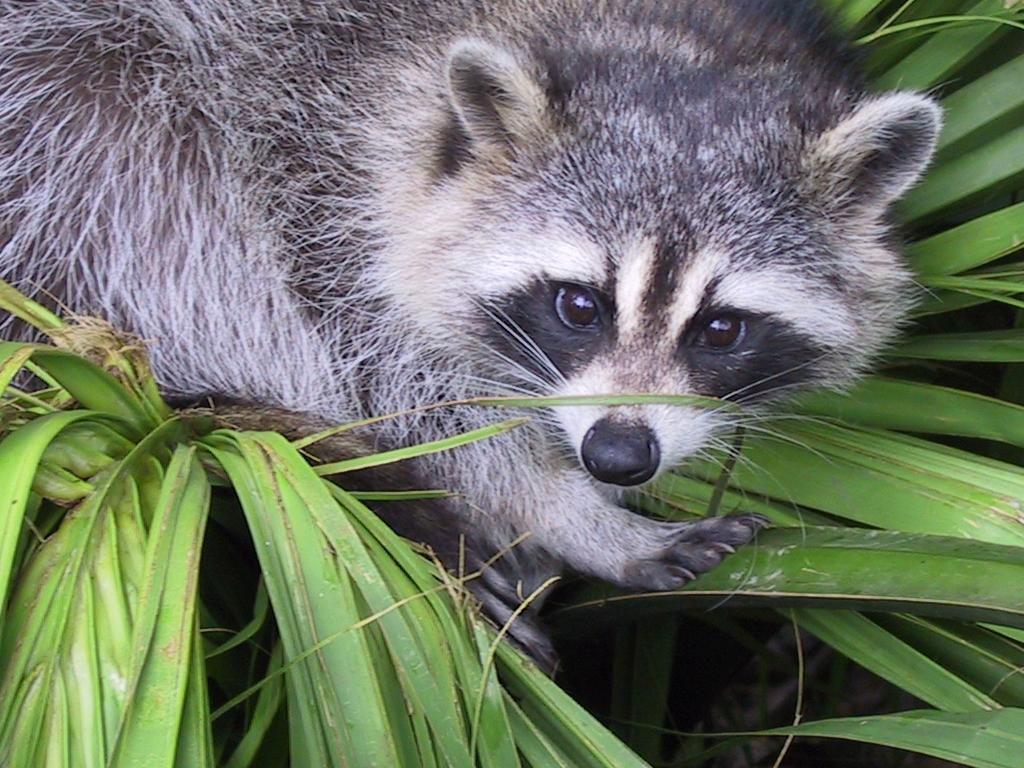
#> input picture Python1/ex03/animal.jpeg, 1024 x 768 px
$ python zoom.py
#> lines starting #> are read from the running program, lines starting #| are printed output that depends on the picture
### Python1/ex03/load_image.py
import cv2


def ft_load(path: str) -> list:
	"""
	Loads an image and returns an array with its format and pixels in RGB format.
	"""
#> called with path = 'animal.jpeg'

	print(path)

	img = cv2.imread(path)
#> img is the input picture: shape (768, 1024, 3); mean B, G, R 102.1, 117.7, 110.7

	height, width, channel = img.shape
#> height = 768; width = 1024; channel = 3
	print('The shape of image is:', (height, width, channel))
#| The shape of image is: (768, 1024, 3)

	img_rgb = cv2.cvtColor(img, cv2.COLOR_BGR2RGB)
#> (printed output is left out)

	return img_rgb

### Python1/ex03/zoom.py
from load_image import ft_load
import cv2
import numpy as numpy


def ft_zoom(img_array: numpy.ndarray) -> numpy.ndarray:
	"""
	Zooms in an image and returns it cropped.
	"""

	height, width = img_array.shape[:2]
#> height = 768; width = 1024
	center_y = height // 2
#> center_y = 384
	center_x = width // 2
#> center_x = 512

	start_y = center_y - 200
#> start_y = 184
	end_y = center_y + 200
#> end_y = 584
	start_x = center_x - 100
#> start_x = 412
	end_x = center_x + 300
#> end_x = 812

	cropped_img = img_array[start_y:end_y, start_x:end_x]
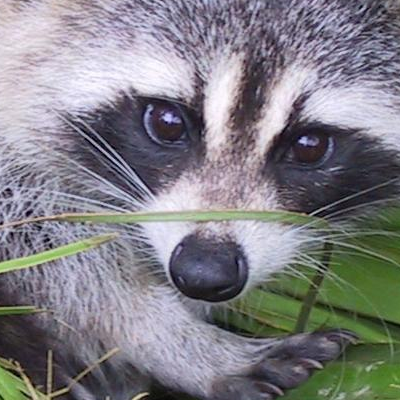
#> cropped_img: shape (400, 400, 3); mean R, G, B 128.7, 127.2, 132.9

	zoomed_img = cv2.cvtColor(cropped_img, cv2.COLOR_RGB2GRAY)
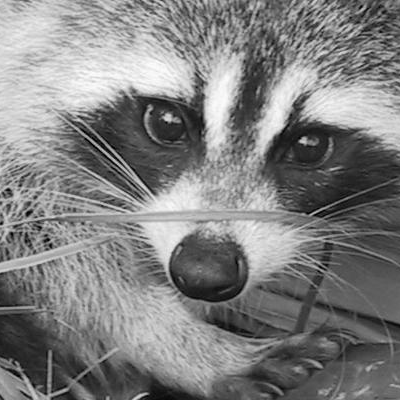
#> zoomed_img: shape (400, 400); min 0, max 253, mean 128.3
	zoomed_img = zoomed_img[:, :, numpy.newaxis]

	z_height, z_width, z_channel = zoomed_img.shape
#> z_height = 400; z_width = 400; z_channel = 1
	print('New shape after slicing:', (z_height, z_width, z_channel))
#| New shape after slicing: (400, 400, 1)
	return zoomed_img


loaded_img = ft_load("animal.jpeg")
print(loaded_img)

zoomed = ft_zoom(loaded_img)
print(zoomed)
#> (printed output is left out)

cv2.imshow("", zoomed)
cv2.waitKey(0)
cv2.destroyAllWindows()


def main():
	img_array = ft_load("animal.jpeg")
#| The shape of image is: (768, 1024, 3)
	ft_zoom(img_array)
#| New shape after slicing: (400, 400, 1)


if __name__ == "__main__":
	main()
